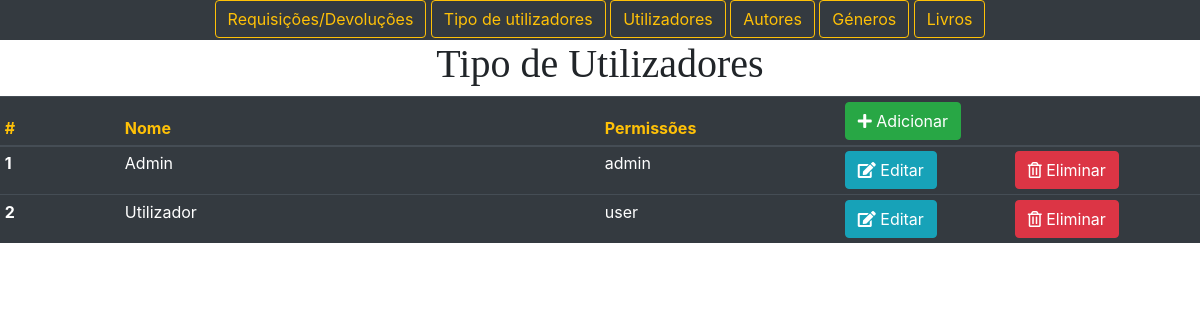
The page /admin/tipos.php on the database its author committed.
### tables this page shows
CREATE TABLE `06hugo_utilizadortipos`  (
  `utilizadorTipoId` int(11) NOT NULL AUTO_INCREMENT,
  `utilizadorTipoNome` varchar(45) NOT NULL,
  `utilizadorTipoClassificacao` enum('admin','user') NOT NULL DEFAULT 'user',
  PRIMARY KEY (`utilizadorTipoId`) USING BTREE
);

### admin/tipos.php (the view, shortened to what this page needs)
<?php
include_once ("includes/body.inc.php");
?>
<section><h1 style="font-family: 'Agency FB'" align="center">Tipo de Utilizadores</h1>
    <div class="table-responsive">
        <table class="table table-sm table-dark">
            <thead>
            <tr style="color: #ffc107">
                <th width="10%" scope="col">#</th>
                <th  width="40%" scope="col">Nome</th>
                <th  width="20%" scope="col">Permissões</th>
                <th width="30%"  colspan="2" scope="col">
                    <a href="novoTipo.php" class="btn btn-success"><span class="fas fa-plus"></span> Adicionar </a>
                </th>
            </tr>
            </thead>
            <tbody>
            <?php
            $sql="select * from 06hugo_utilizadortipos";
            $res=mysqli_query($con,$sql);
            while($dados=mysqli_fetch_array($res)){
                echo"<tr>";
                echo"<th scope=\"row\">".$dados['utilizadorTipoId']."</th>";
                echo"<td>".$dados['utilizadorTipoNome']."</td>";
                echo"<td>".$dados['utilizadorTipoClassificacao']."</td>";
                echo"<td><a href=\"editaTipo.php?id=".$dados['utilizadorTipoId']."\" class=\"btn btn-info\"><span class=\"fas fa-edit\"></span> <span>Editar </span></a>
        </td>";
                echo"<td><a href=\"apagaTipo.php?id=".$dados['utilizadorTipoId']."\" class=\"btn btn-danger\"><span class=\"far fa-trash-alt\"></span> <span>Eliminar </span></a></td>";
                echo"</tr>";
            }
            ?>
            </tbody>
        </table>
    </div>
</section>
</body>
</html>

### rows shown on the page
06hugo_utilizadortipos: utilizadorTipoId "1", utilizadorTipoNome "Admin", utilizadorTipoClassificacao "admin"
06hugo_utilizadortipos: utilizadorTipoId "2", utilizadorTipoNome "Utilizador", utilizadorTipoClassificacao "user"
